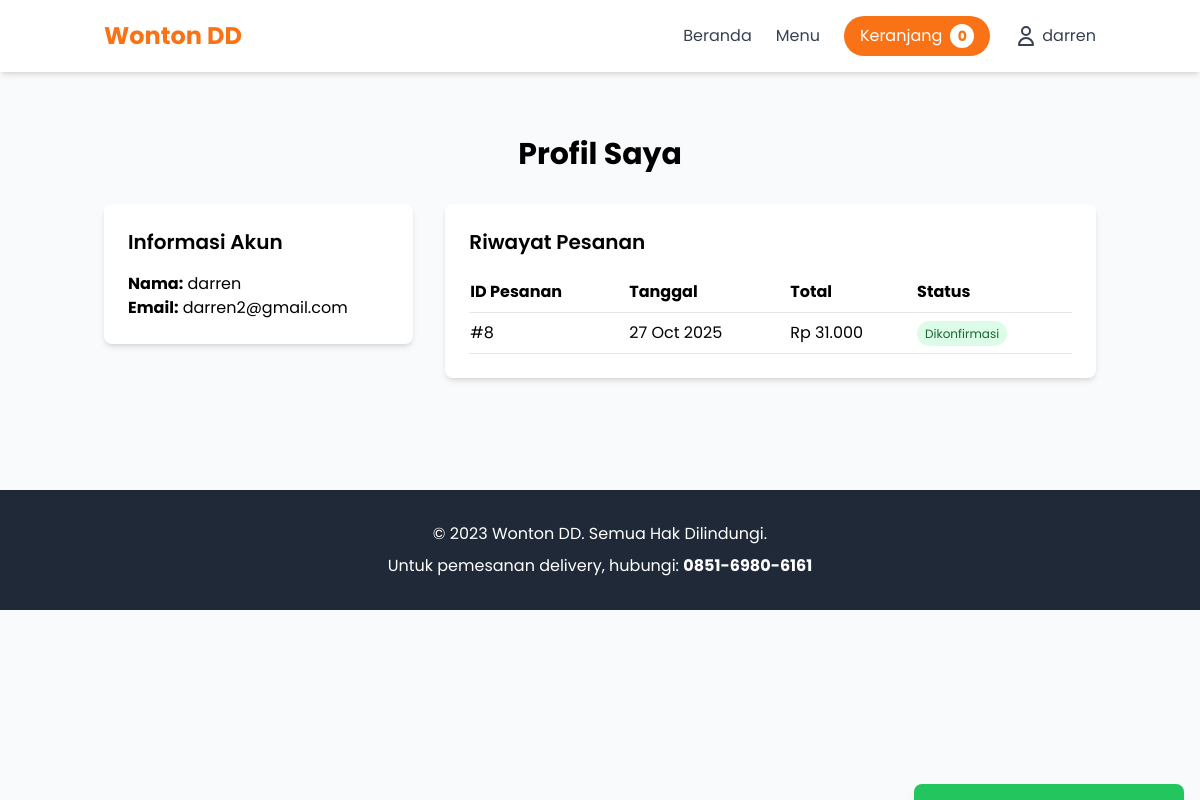
The page /profil.php (signed in) on the database its author committed.
### tables this page shows
CREATE TABLE `pemesanan` (
  `id` int(11) NOT NULL,
  `nama_pemesan` varchar(100) DEFAULT NULL,
  `id_user` int(11) DEFAULT NULL,
  `tanggal_pesan` timestamp NOT NULL DEFAULT current_timestamp(),
  `total_harga` decimal(10,2) NOT NULL,
  `status` enum('Menunggu Konfirmasi','Dikonfirmasi','Selesai') NOT NULL DEFAULT 'Menunggu Konfirmasi',
  `catatan` text DEFAULT NULL
);

### profil.php (the view, shortened to what this page needs)
<?php
include 'includes/header.php';
include 'includes/db.php';
 $user_id = $_SESSION['user']['id'];
 $stmt = $conn->prepare("SELECT * FROM pemesanan WHERE id_user = ? ORDER BY tanggal_pesan DESC");
 $stmt->bind_param("i", $user_id); $stmt->execute(); $pesanan_result = $stmt->get_result();
?>
<section class="py-16">
    <div class="container mx-auto px-4">
        <h1 class="text-3xl font-bold text-center mb-8">Profil Saya</h1>
        <div class="grid grid-cols-1 lg:grid-cols-3 gap-8">
            <div class="lg:col-span-1"><div class="bg-white p-6 rounded-lg shadow-md"><h2 class="text-xl font-semibold mb-4">Informasi Akun</h2><p><strong>Nama:</strong> <?php echo htmlspecialchars($_SESSION['user']['nama_lengkap']); ?></p><p><strong>Email:</strong> <?php echo htmlspecialchars($_SESSION['user']['email']); ?></p></div></div>
            <div class="lg:col-span-2">
                <div class="bg-white p-6 rounded-lg shadow-md">
                    <h2 class="text-xl font-semibold mb-4">Riwayat Pesanan</h2>
                    <?php if ($pesanan_result->num_rows > 0): ?>
                        <div class="overflow-x-auto">
                            <table class="min-w-full">
                                <thead><tr class="border-b"><th class="text-left py-2">ID Pesanan</th><th class="text-left py-2">Tanggal</th><th class="text-left py-2">Total</th><th class="text-left py-2">Status</th></tr></thead>
                                <tbody>
                                    <?php while($row = $pesanan_result->fetch_assoc()): ?>
                                    <tr class="border-b">
                                        <td class="py-2">#<?php echo $row['id']; ?></td>
                                        <td class="py-2"><?php echo date('d M Y', strtotime($row['tanggal_pesan'])); ?></td>
                                        <td class="py-2">Rp <?php echo number_format($row['total_harga'], 0, ',', '.'); ?></td>
                                        <td class="py-2"><span class="px-2 py-1 text-xs rounded-full <?php echo $row['status'] == 'Menunggu Konfirmasi' ? 'bg-yellow-100 text-yellow-800' : ($row['status'] == 'Dikonfirmasi' ? 'bg-green-100 text-green-800' : 'bg-blue-100 text-blue-800'); ?>"><?php echo $row['status']; ?></span></td>
                                    </tr>
                                    <?php endwhile; ?>
                                </tbody>
                            </table>
                        </div>
                    <?php else: ?>
                        <p class="text-gray-600">Anda belum memiliki riwayat pesanan.</p>
                    <?php endif; ?>
                </div>
            </div>
        </div>
    </div>
</section>
<?php include 'includes/footer.php'; ?>

### includes/header.php (style rules this page uses)
body { font-family: 'Poppins', sans-serif; }

### rows shown on the page
pemesanan: id "8", tanggal_pesan "27 Oct 2025", total_harga "31.000", status "Dikonfirmasi"

### other values the page prints
$_SESSION['user']['nama_lengkap'] "darren"
$_SESSION['user']['email'] "darren2@gmail.com"
